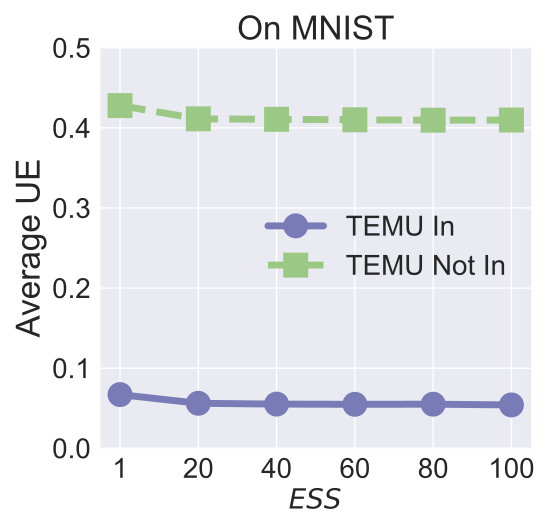

Write Python code to recreate this figure.


import numpy as np
import matplotlib.pyplot as plt
from matplotlib.ticker import ScalarFormatter


epsilon = 3
beta = 1 / epsilon


x=[1, 2, 3, 4, 5, 6]
# validation_for_plt =[97,95.8600, 94.9400, 93.5400, 93.2400]
# attack_for_plt=[0, 0.3524, 0, 0.1762, 0.1762]
# basic_for_plt=[99.8, 99.8, 99.8, 99.8, 99.8]

labels = ['1', '20', '40', '60', '80', '100' ]
# unl_org = [97.77, 97.55, 97.35, 97.29, 97.21, 97.21]

# unl_hess_r = [96.6, 96.66, 96.04, 95.94, 95.85, 97.21]
unl_mib = [0.0670, 0.05614, 0.05513, 0.054879, 0.05501, 0.054093]

unl_muv = [0.4278, 0.4113, 0.41067, 0.410123, 0.409559, 0.4098]
# unl_ss_wo = [94.32, 94.53, 94.78, 93.38, 94.04, 97.21]

for i in range(len(x)):
    unl_mib[i] = unl_mib[i]
    unl_muv[i] = unl_muv[i]

plt.style.use('seaborn')
plt.figure(figsize=(5.5, 5.3))
l_w=5
m_s=15
marker_s = 3
markevery=1
#plt.figure(figsize=(8, 5.3))
#plt.plot(x, unl_fr, color='blue', marker='^', label='Retrain',linewidth=l_w, markersize=m_s)
plt.plot(x, unl_mib, linestyle='-', color='#797BB7', marker='o', fillstyle='full', markevery=markevery,
         label='TEMU In', linewidth=l_w, markersize=m_s, markeredgewidth=marker_s)

#plt.plot(x, unl_ss_w, color='g',  marker='*',  label='PriMU$_{w}$',linewidth=l_w, markersize=m_s)
plt.plot(x, unl_muv, linestyle='--', color='#9BC985',  marker='s', fillstyle='full', markevery=markevery,
         label='TEMU Not In',linewidth=l_w, markersize=m_s, markeredgewidth=marker_s)

# plt.plot(x, unl_mib, linestyle=':', color='r',  marker='^', fillstyle='none', markevery=markevery,
#          label='VBU', linewidth=l_w,  markersize=m_s, markeredgewidth=marker_s)

# plt.plot(x, unl_hess_r, linestyle='-.', color='k',  marker='D', fillstyle='none', markevery=markevery,
#          label='HBFU',linewidth=l_w, markersize=m_s, markeredgewidth=marker_s)



#plt.plot(x, unl_vibu, color='silver',  marker='d',  label='VIBU',linewidth=4,  markersize=10)

# plt.plot(x, y_sa03, color='r',  marker='2',  label='AAAI21 A_acc, pr=0.3',linewidth=3, markersize=8)
# plt.plot(x, y_sa05, color='darkblue',  marker='4',  label='AAAI21 A_acc, pr=0.5',linewidth=3, markersize=8)
# plt.plot(x, y_ma03, color='darkviolet',  marker='3',  label='FedMC A_acc, pr=0.3',linewidth=3, markersize=8)
# plt.plot(x, y_ma05, color='cyan',  marker='p',  label='FedMC A_acc, pr=0.5',linewidth=3, markersize=8)


# plt.grid()
leg = plt.legend(fancybox=True, shadow=True)
# plt.xlabel('Malicious Client Ratio (%)' ,fontsize=16)
plt.ylabel('Average UE' ,fontsize=24)
my_y_ticks = np.arange(0, 0.52, 0.1)
plt.yticks(my_y_ticks,fontsize=20)
# plt.yscale('log')

plt.xlabel('$\it{ESS}$' ,fontsize=20)

plt.xticks(x, labels, fontsize=20)
# plt.title('CIFAR10 IID')

# Annotating the y-axis with the unit at its end using scientific notation

# Create a ScalarFormatter object
# Scale the y-values by a factor of 10


#plt.annotate(r"1e-1", xy=(0.1, 1.01), xycoords='axes fraction', xytext=(-10, 10),textcoords='offset points', ha='right', va='center', fontsize=15)

plt.title('On MNIST', fontsize=24 )

# plt.text(-0.1, 0.5, 'Title Beside Y', transform=ax[0].transAxes,
#            va='center', ha='left', rotation='vertical')
plt.legend(loc='best',fontsize=20)
plt.tight_layout()
#plt.title("MNIST")
plt.rcParams['figure.figsize'] = (2.0, 1)
plt.rcParams['image.interpolation'] = 'nearest'
plt.rcParams['figure.subplot.left'] = 0.11
plt.rcParams['figure.subplot.bottom'] = 0.08
plt.rcParams['figure.subplot.right'] = 0.977
plt.rcParams['figure.subplot.top'] = 0.969
plt.savefig('mnist_influence_app_sample_size_sim_analysis.pdf', format='pdf', dpi=200)
plt.show()
